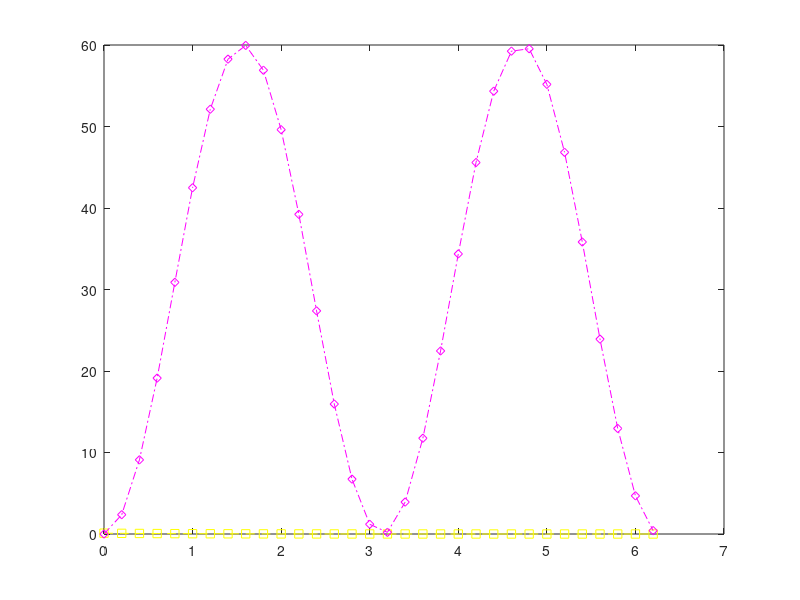
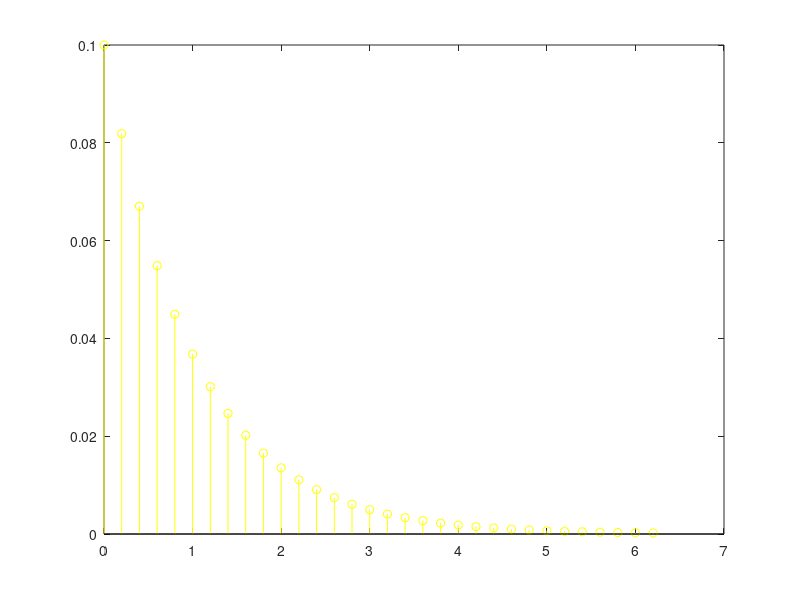
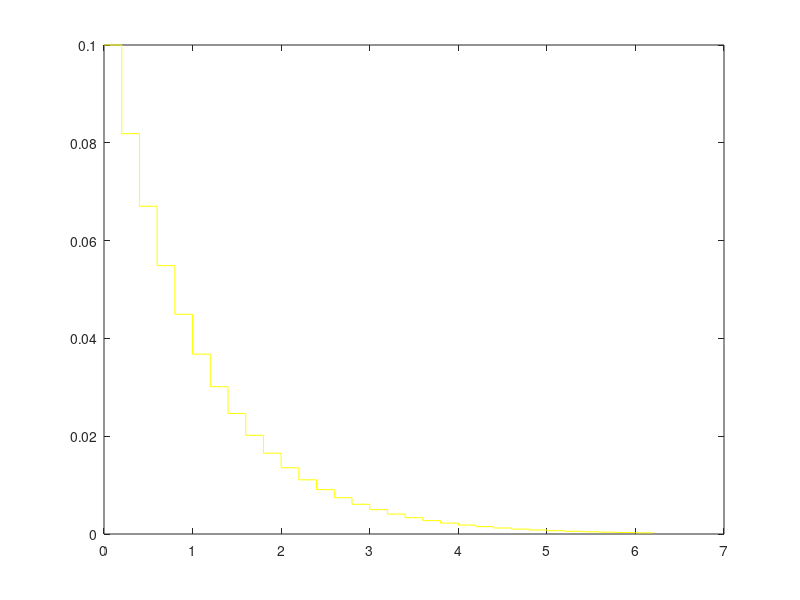

Here is the MATLAB script that generated these plots, in order:
t = 0:0.2:2*pi;
y1 = 0.1 * exp(-t);
y2 = 60 * (sin(t)).^2;

figure;
plot(t, y1, 'y--s', t, y2, 'm-.d')

figure;
stem(t, y1, 'y')

figure;
stairs(t, y1, 'y');
